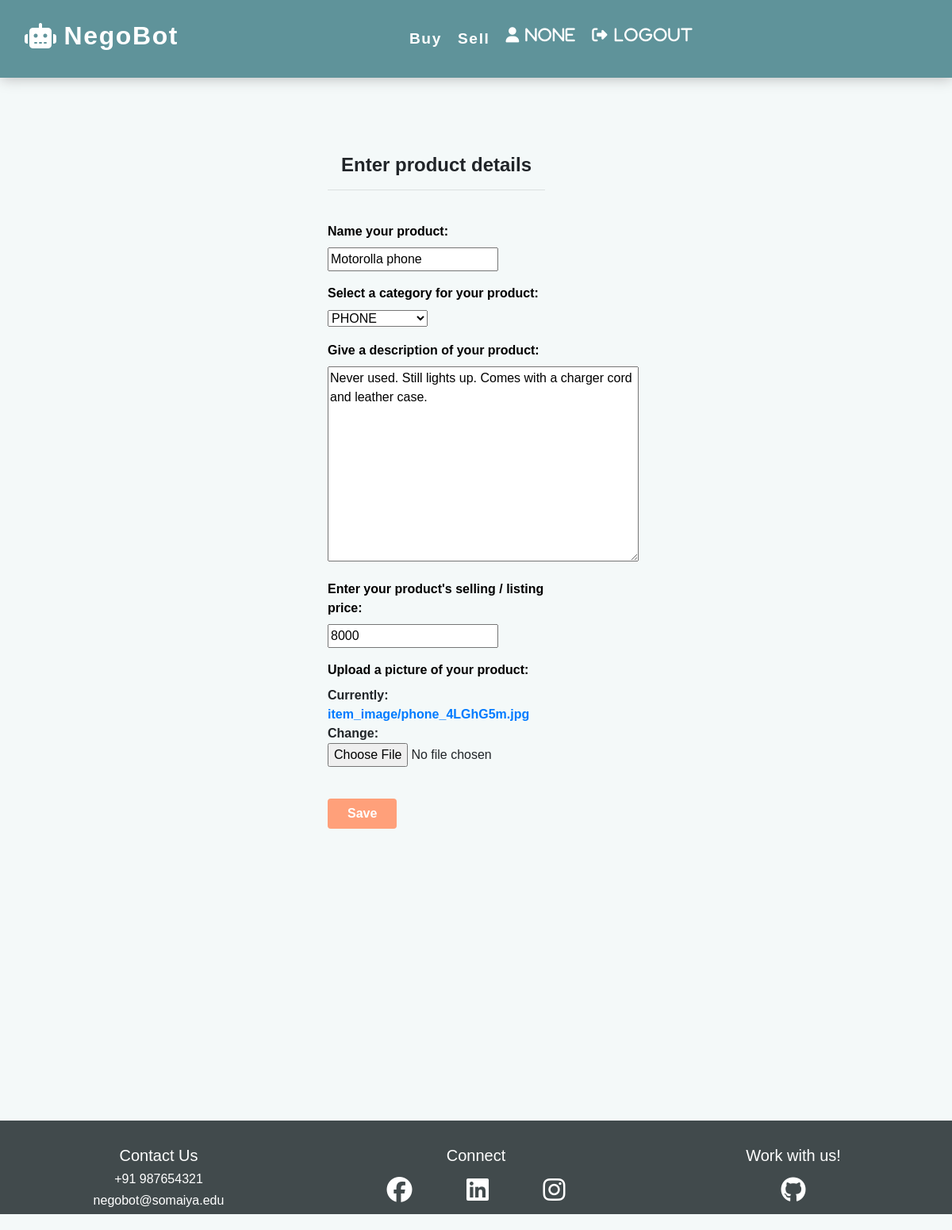
Screenshot of /chat/updateItem/9/ with the database file from the repository.
### chat/models.py (models this page shows)
class Item(models.Model):
    category_list = [
        ('BIKE', 'BIKE'),
        ('CAR', 'CAR'),
        ('ELECTRONIC', 'ELECTRONIC'),
        ('FURNITURE', 'FURNITURE'),
        ('HOUSING', 'HOUSING'),
        ('PHONE', 'PHONE'),
    ]
    category = models.CharField(max_length=20, choices=category_list, default='bike')
    description = models.TextField(max_length=1000)
    image = models.ImageField(upload_to='item_image')
    listing_price = models.IntegerField()
    name = models.CharField(max_length=100)
    seller = models.ForeignKey(User, on_delete=models.CASCADE)

### chat/views/item.py (the view, shortened to what this page needs)
# urls.py: path('updateItem/<int:pk>/', item.ItemUpdateView.as_view(), name='update-item'),
class ItemUpdateView(UpdateView):
    model = Item
    template_name = 'item/item_create_update.html'
    form_class = ItemForm
    def get_context_data(self, **kwargs):
        context = super().get_context_data(**kwargs)
        context['username'] = self.request.session.get('username')
        return context

### chat/forms.py
class ItemForm(forms.ModelForm):
	class Meta:
		model = Item
		fields = ('name', 'category', 'description', 'listing_price', 'image')
		labels = {
		"name": "Name your product",
        "category": "Select a category for your product",
		"description": "Give a description of your product",
		"listing_price": "Enter your product's selling / listing price",
		"image": "Upload a picture of your product"
    }

### chat/templates/item/item_create_update.html (shortened to what this page needs)
{% extends 'base/base_logged_in.html' %}
{% load static %}
{% block content %}
<div class='container justify-content-center mt-5'>
    <div class='ml-20 p-5 col-4'>
        <form method="post" enctype="multipart/form-data">
            <H4 class='row justify-content-sm-center'><b>Enter product details</b></H4><hr>
            <br>
            <b>{{ form.as_p }}</b>
            <br>
            <input type="submit" value="Save" class="btn btnclr px-4">
        </form>
    </div>
</div>
{% endblock content %}

### chat/static/style.css (style rules this page uses)
body { background-color:#f4f9f9; font-family: 'Montserrat', sans-serif; }
label { color: #000000; }
.ml-20 { margin-left: 20rem; }
.btnclr { background-color: lightsalmon; color: white; font-weight: bold; }

### rows the page displays
Item: name "Motorolla phone", category "PHONE", description "Never used. Still lights up. Comes with a charger cord and leather case.", listing_price "8000"

### other values shown
{{ username }} "None"
